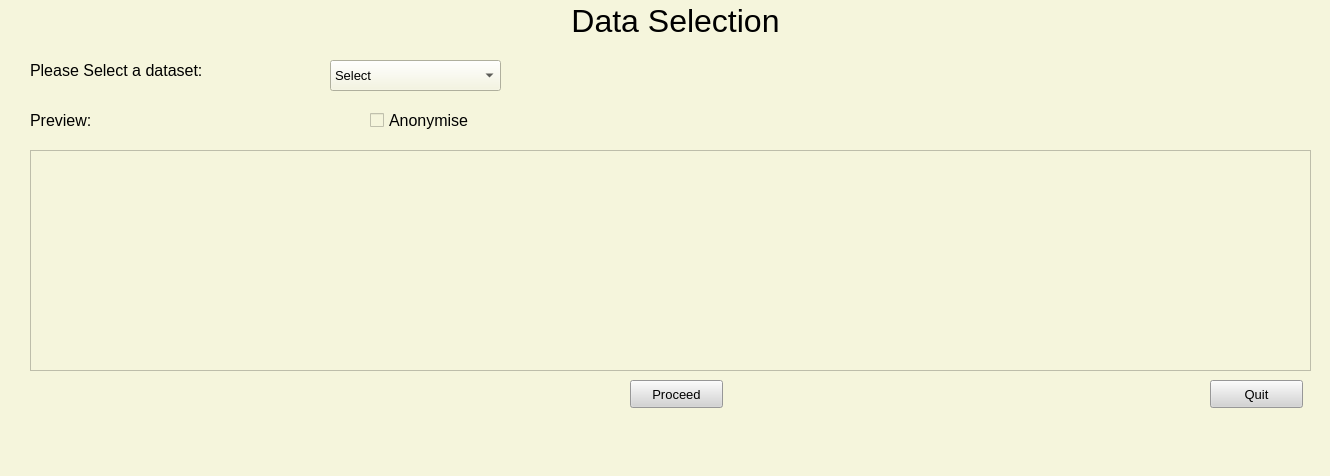
<?xml version="1.0" encoding="UTF-8"?>
<ui version="4.0">
 <class>MainWindow</class>
 <widget class="QMainWindow" name="MainWindow">
  <property name="geometry">
   <rect>
    <x>0</x>
    <y>0</y>
    <width>1330</width>
    <height>476</height>
   </rect>
  </property>
  <property name="windowTitle">
   <string>MainWindow</string>
  </property>
  <property name="styleSheet">
   <string notr="true">background-color: beige;</string>
  </property>
  <widget class="QWidget" name="centralwidget">
   <widget class="QLabel" name="lab_program_2">
    <property name="geometry">
     <rect>
      <x>540</x>
      <y>-10</y>
      <width>271</width>
      <height>61</height>
     </rect>
    </property>
    <property name="font">
     <font>
      <pointsize>24</pointsize>
      <weight>50</weight>
      <bold>false</bold>
      <underline>false</underline>
     </font>
    </property>
    <property name="text">
     <string>Data Selection</string>
    </property>
    <property name="alignment">
     <set>Qt::AlignCenter</set>
    </property>
   </widget>
   <widget class="QLabel" name="label">
    <property name="geometry">
     <rect>
      <x>30</x>
      <y>50</y>
      <width>271</width>
      <height>41</height>
     </rect>
    </property>
    <property name="font">
     <font>
      <pointsize>12</pointsize>
     </font>
    </property>
    <property name="text">
     <string>Please Select a dataset:</string>
    </property>
   </widget>
   <widget class="QComboBox" name="comboBox">
    <property name="geometry">
     <rect>
      <x>330</x>
      <y>60</y>
      <width>171</width>
      <height>31</height>
     </rect>
    </property>
    <property name="font">
     <font>
      <pointsize>10</pointsize>
     </font>
    </property>
    <property name="currentText">
     <string>Select</string>
    </property>
    <item>
     <property name="text">
      <string>Select</string>
     </property>
    </item>
    <item>
     <property name="text">
      <string>transcripts.csv</string>
     </property>
    </item>
    <item>
     <property name="text">
      <string>beers.csv</string>
     </property>
    </item>
    <item>
     <property name="text">
      <string>medical.csv</string>
     </property>
    </item>
   </widget>
   <widget class="QLabel" name="label_2">
    <property name="geometry">
     <rect>
      <x>30</x>
      <y>110</y>
      <width>271</width>
      <height>21</height>
     </rect>
    </property>
    <property name="font">
     <font>
      <pointsize>12</pointsize>
     </font>
    </property>
    <property name="text">
     <string>Preview:</string>
    </property>
   </widget>
   <widget class="QTableView" name="tableView">
    <property name="geometry">
     <rect>
      <x>30</x>
      <y>150</y>
      <width>1281</width>
      <height>221</height>
     </rect>
    </property>
   </widget>
   <widget class="QPushButton" name="but_login">
    <property name="geometry">
     <rect>
      <x>630</x>
      <y>380</y>
      <width>93</width>
      <height>28</height>
     </rect>
    </property>
    <property name="font">
     <font>
      <pointsize>10</pointsize>
     </font>
    </property>
    <property name="styleSheet">
     <string notr="true">background-color: lightgray;</string>
    </property>
    <property name="text">
     <string>Proceed</string>
    </property>
    <property name="shortcut">
     <string>Return</string>
    </property>
   </widget>
   <widget class="QCheckBox" name="checkBox">
    <property name="geometry">
     <rect>
      <x>370</x>
      <y>110</y>
      <width>131</width>
      <height>21</height>
     </rect>
    </property>
    <property name="font">
     <font>
      <pointsize>12</pointsize>
     </font>
    </property>
    <property name="text">
     <string>Anonymise</string>
    </property>
    <property name="iconSize">
     <size>
      <width>28</width>
      <height>28</height>
     </size>
    </property>
   </widget>
   <widget class="QPushButton" name="but_login_2">
    <property name="geometry">
     <rect>
      <x>1210</x>
      <y>380</y>
      <width>93</width>
      <height>28</height>
     </rect>
    </property>
    <property name="font">
     <font>
      <pointsize>10</pointsize>
     </font>
    </property>
    <property name="styleSheet">
     <string notr="true">background-color: lightgray;</string>
    </property>
    <property name="text">
     <string>Quit</string>
    </property>
    <property name="shortcut">
     <string>Return</string>
    </property>
   </widget>
  </widget>
  <widget class="QMenuBar" name="menubar">
   <property name="geometry">
    <rect>
     <x>0</x>
     <y>0</y>
     <width>1330</width>
     <height>26</height>
    </rect>
   </property>
  </widget>
  <widget class="QStatusBar" name="statusbar"/>
 </widget>
 <resources/>
 <connections/>
</ui>
